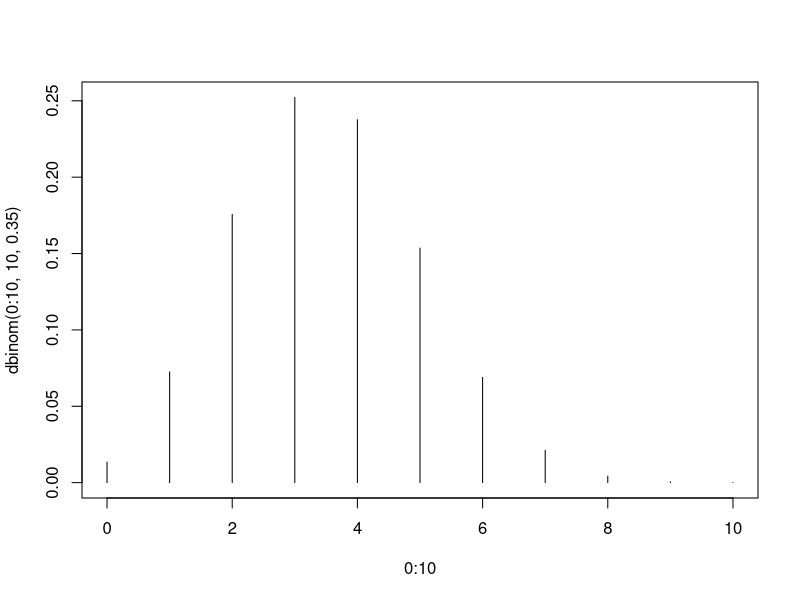

This chart was generated by the following R code: (Note: this script raises an error after producing the figure.)
## ---- chunk 1
# Apartado A
nhuevos = 10
dbinom(0:10, 10, 0.35)
plot(0:10, dbinom(0:10, 10, 0.35), type = "h")

# Esperanza
10 * 0.35

# Moda
3

# Apartado B
N = 10000
contador = 0
simulaciones = replicate(N, {
  n_huevos = rpois(1, 100)
  n_insectos = rbinom(1, n_huevos, 0.35)
  if(n_insectos > 50){
    contador = contador + 1
  }
  return(contador)
})
mean(simulaciones)


 
 
## ---- chunk 2
# Apartado A
1 - pbinom(3, 100, 0.03)

# Apartado B
for(k in 1:100){
  probabilidad = 1 - pbinom(3, k, 0.03)
  if(probabilidad < 0.05){
    numero = k
  }
}
numero

## ---- chunk 3
# Apartado A
funcion_sin_normalizar = function(x, y){
  ifelse(
    (x >= 0) & (y >= 0),
    exp(-3 * x) * y * exp(-y^2),
    0
  )
}
integral = integrate2_dxdy(
  funcion_sin_normalizar,
  from_x = function(y) 0,
  to_x = function(y) Inf,
  from_y = 0,
  to_y = Inf
)$value

c = 1/integral
c

# Apartado B
funcion = function(x, y){
  ifelse(
    (x >= 0) & (y >= 0),
    c * exp(-3 * x) * y * exp(-y^2),
    0
  )
}

integral = integrate2_dxdy(
  funcion,
  from_x = function(y) 1,
  to_x = function(y) 3,
  from_y = 1,
  to_y = 3
)
integral$value

# Apartado C
integral = integrate2_dydx(
  funcion,
  from_x = 0,
  to_x = Inf,
  from_y = function(x) x + 1,
  to_y = function(x) Inf
)
integral$value
## ---- chunk 4
N = 10000
horas = 0
sims = replicate(N, {
  horas = 0
  cansancio = 0
  camino_escogido = sample(c('A', 'B', 'C'), 1, prob = c(0.2, 0.5, 0.3))
  while(camino_escogido != "C"){
    if(camino_escogido == "A"){
      horas = horas + 3 + cansancio
      cansancio = cansancio + 0.5
      camino_escogido = sample(c('A', 'B', 'C'), 1, prob = c(0.2, 0.5, 0.3))
    }
    if(camino_escogido == "B"){
      horas = horas + 5 + cansancio
      cansancio = cansancio + 0.5
      camino_escogido = sample(c('A', 'B', 'C'), 1, prob = c(0.2, 0.5, 0.3))
    }
  }
  horas = horas + 3 + cansancio
})

mean(sims)



